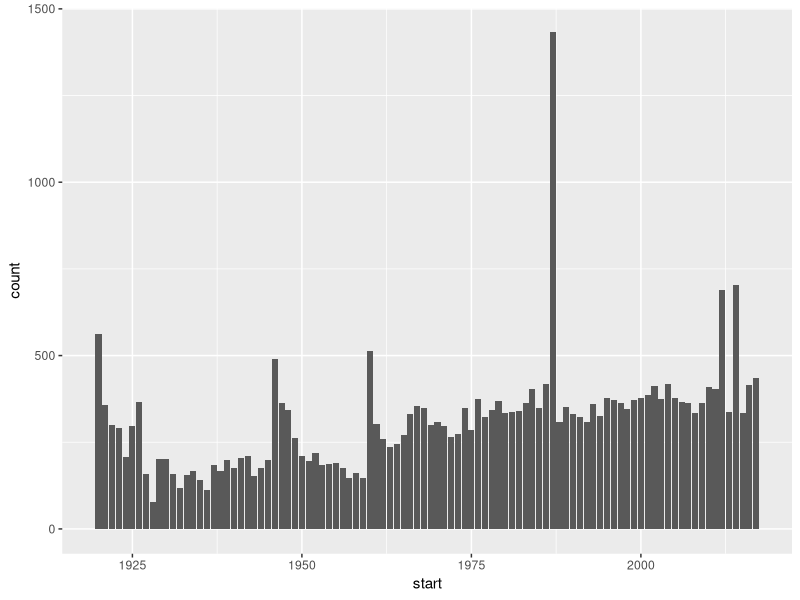
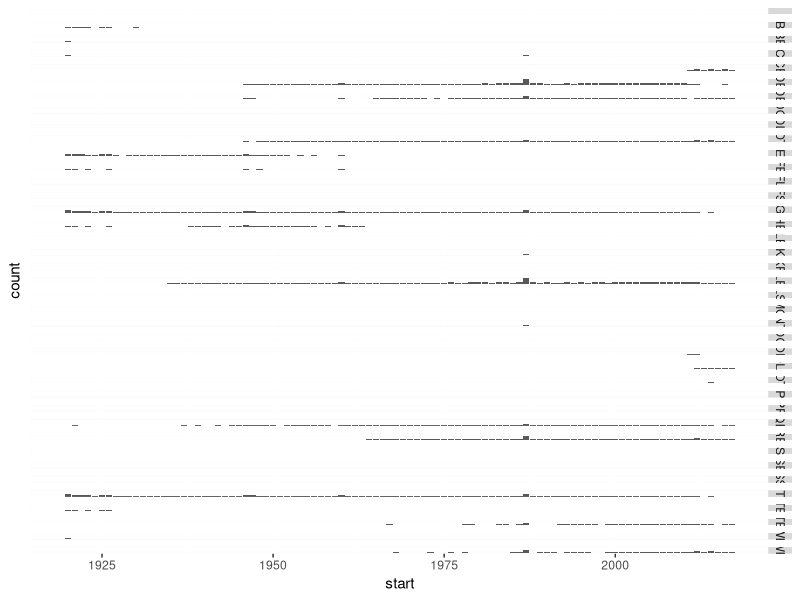
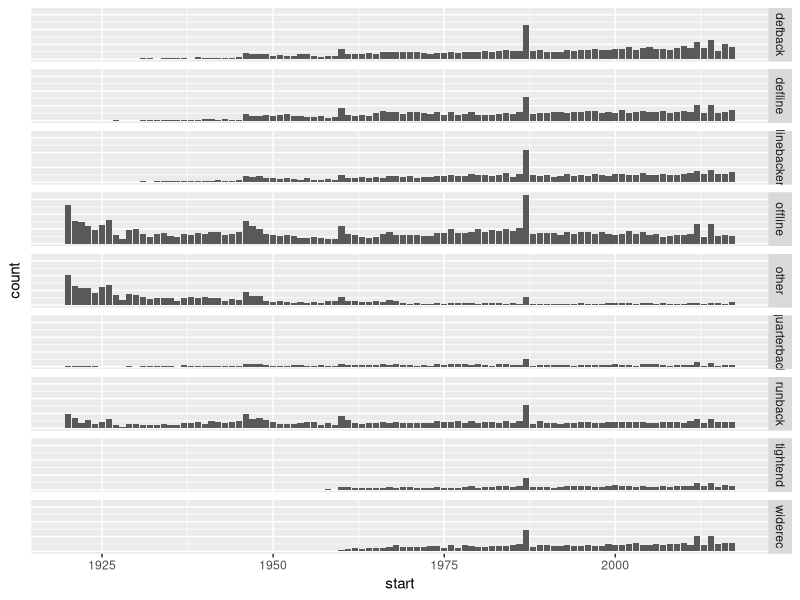

Write the R code that produced these figures, in order. (Note: this script raises an error after producing the figures.)
## ---- chunk 1
setwd('/home/ryan/sports/nfl-life-death/')
## ---- chunk 2
library('tidyverse')
library('zoo')
## ---- chunk 3
careers <- read_csv('data/nfl-players.csv')
head(careers)
## ---- chunk 4
allpositions <- careers %>% 
  select(name, srid, active, positions, start, end) %>% 
  replace_na(list(positions = '')) %>% 
  mutate(positions = str_replace(positions, ',|/', '-')) %>% 
  separate_rows(positions, sep = '-')
head(allpositions)
## ---- chunk 5
ggplot(data = allpositions) +
  geom_bar(mapping = aes(x = start))
## ---- chunk 6
allpositions %>% 
  group_by(start) %>% 
  count() %>% 
  arrange(desc(n)) %>% 
  head()
## ---- chunk 7
ggplot(data = allpositions) +
  geom_bar(mapping = aes(x = start)) +
  facet_grid(positions ~ .) +
  theme(axis.text.y = element_blank(),
        axis.ticks.y = element_blank())
## ---- chunk 8
posfreq <- allpositions %>% 
  count(positions)
write_csv(posfreq, 'data/positions.csv')
## ---- chunk 9
simplepos <- read_csv('data/positions-categorized.csv')
knitr::kable(simplepos %>% arrange(category, desc(n)))
## ---- chunk 10
allpositions <- allpositions %>%
  left_join(simplepos %>% filter(!is.na(category)) %>% select(positions, category)) %>% 
  replace_na(list(category = 'other'))
## ---- chunk 11
ggplot(data = allpositions) +
  geom_bar(mapping = aes(x = start)) +
  facet_grid(category ~ .) +
  theme(axis.text.y = element_blank(),
        axis.ticks.y = element_blank())
## ---- chunk 12
retired <- allpositions %>% 
  filter(active == "False" & category != 'other') %>% 
  mutate(career = (end - start))
## ---- chunk 13

# lining it up to match WSJ plot
retired$category <- factor(
  x = retired$category,
  levels = c('offline','defback','quarterback','linebacker','defline','tightend','runback','widerec')
)

careers.by.pos <- retired %>% 
  group_by(category, end) %>% 
  summarise(avgcareer = mean(career))

ggplot(data = careers.by.pos) +
  geom_bar(mapping = aes(x = end, y = avgcareer), stat = 'identity') +
  facet_grid(. ~ category) +
  scale_x_continuous(limits = c(2000, 2014))
## ---- chunk 14

window <- 5 # years

run.careers.by.pos <- retired %>%
  group_by(category, end) %>% 
  summarise(careers = sum(career),
            players = n()) %>% 
  arrange(category, end) %>% 
  group_by(category) %>% 
  mutate(sumcareers = rollsumr(careers, k = window, na.pad = TRUE),
         sumplayers = rollsumr(players, k = window, na.pad = TRUE),
         runavgcareer = sumcareers / sumplayers)

ggplot(data = run.careers.by.pos) +
  geom_bar(mapping = aes(x = end, y = runavgcareer), stat = 'identity') +
  facet_grid(. ~ category) +
  scale_x_continuous(limits = c(2000, 2014))
## ---- chunk 15
knitr::include_graphics('wsj-chart.jpg')
